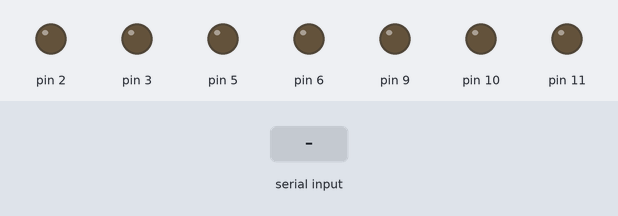
Recording of a sketch running on a simulated Arduino Uno, built with avr-gcc and run on an emulated ATmega328P. Parts: output pins drawn as LEDs (lit = HIGH). Inputs (shaded band) come from the test bench.

Above: at 1.2 s.
1.3 s: "1" received over Serial
At 2.8 s:
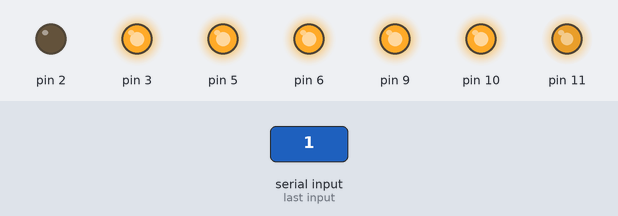
3.8 s: "0" received over Serial
At 5.9 s:
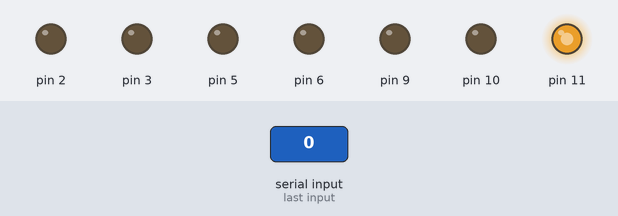
Timing chart, 0 to 7.4 s (numbered marks = the images above; inputs shaded):
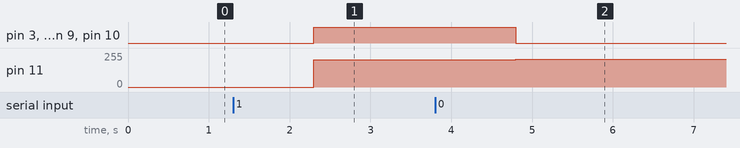

Measured:
- after the input at 1.3 s, pin 3, pin 5, pin 6, pin 9, pin 10: LOW → HIGH after 1.0 s; pin 11: 0/255 → 206/255 after 1.0 s
- after the input at 3.8 s, pin 3, pin 5, pin 6, pin 9, pin 10: HIGH → LOW after 1.0 s; pin 11: 206/255 → 207/255 after 1.0 s

The sketch:

play_trace.ino
```cpp
int i;
byte colors[7];

void setup() {
    // LEDs output
    pinMode(11, OUTPUT);
    pinMode(10, OUTPUT);
    pinMode(9, OUTPUT);
    pinMode(6, OUTPUT);
    pinMode(5, OUTPUT);
    pinMode(3, OUTPUT);
    pinMode(2, OUTPUT);

    // Init serial
    Serial.begin(115200);
}

void loop() {
    // Get serial data
    if(Serial.available() > 0) {
        Serial.readBytes(colors, 7);
        for(i = 0; i < 7; i++)
            colors[i] = 255 - colors[i];
    }

    // Set LEDs PWM
    analogWrite(11, colors[0]);
    analogWrite(10, colors[1]);
    analogWrite(9, colors[2]);
    analogWrite(6, colors[3]);
    analogWrite(5, colors[4]);
    analogWrite(3, colors[5]);
}
```
